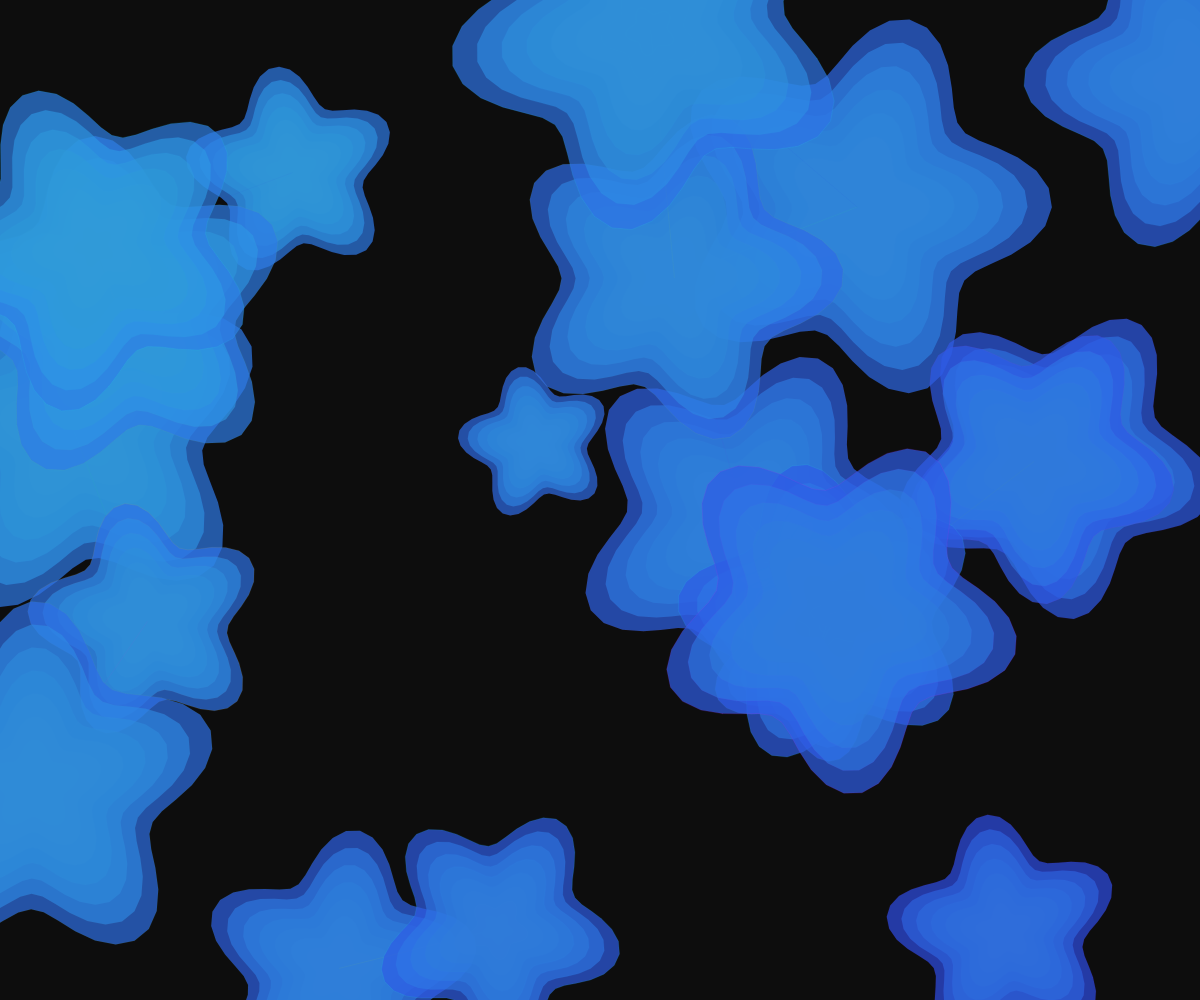
Frame 1 (no input)
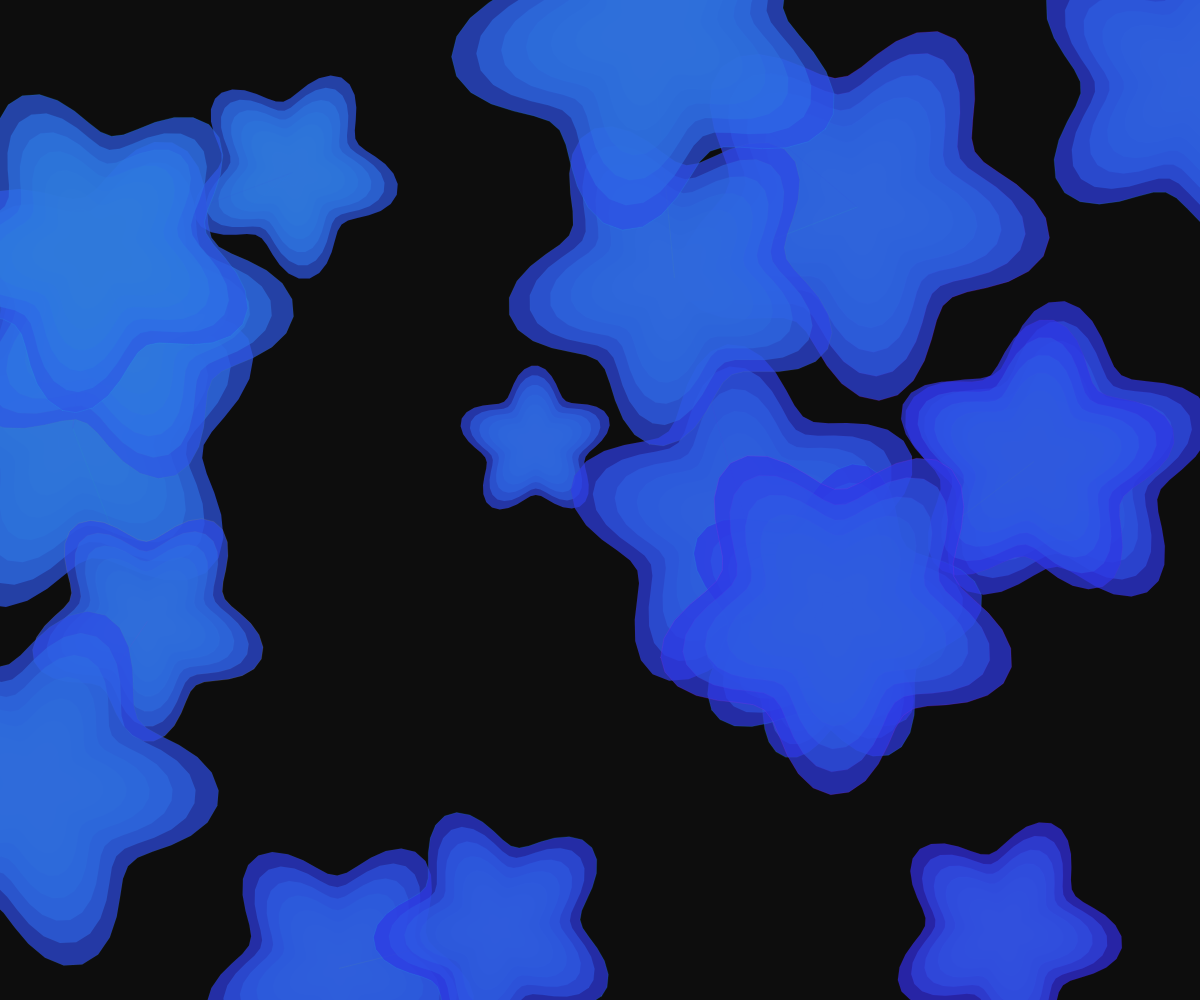
Frame 60 (no input)
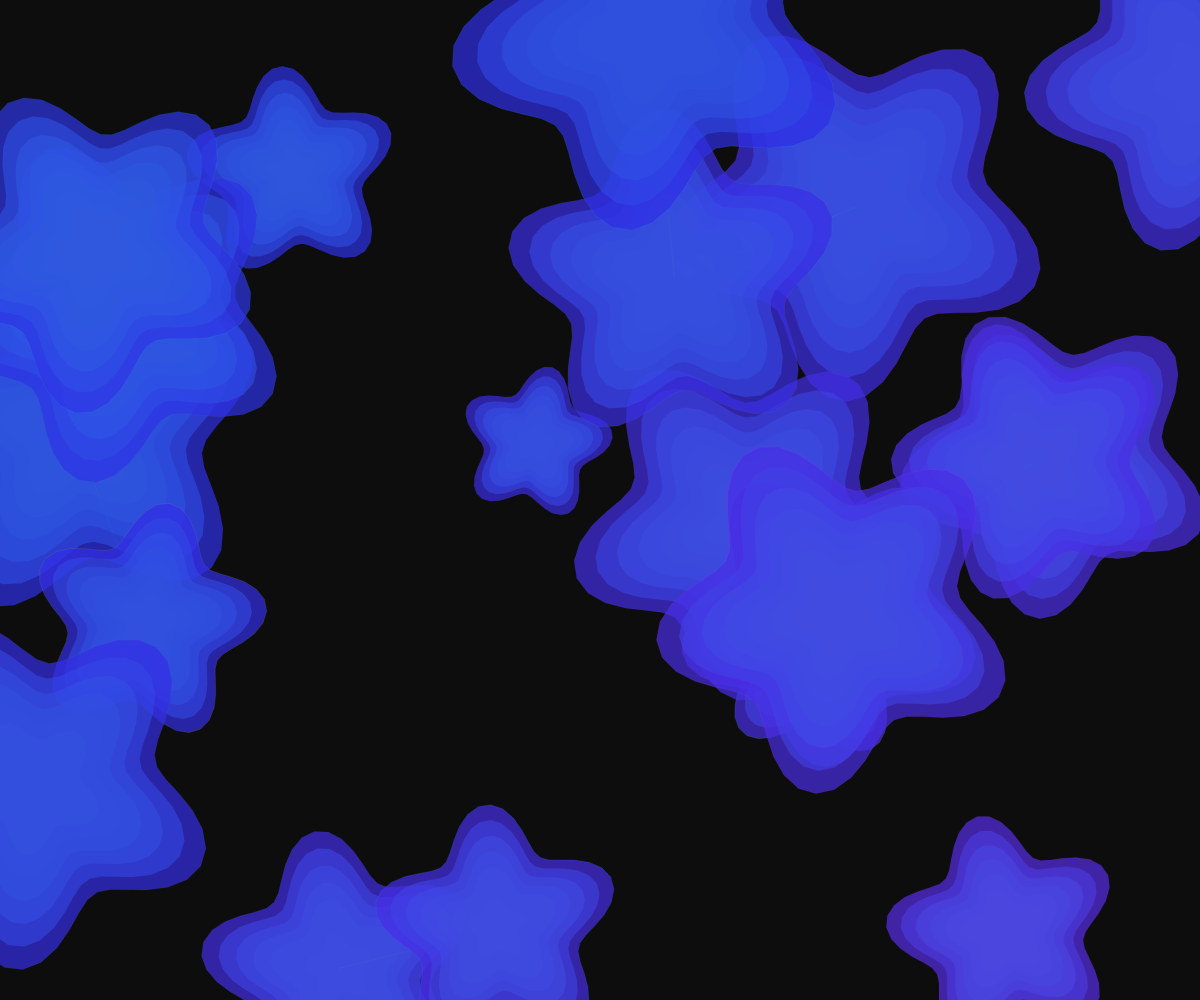
Frame 120 (the mouse pressed at the canvas centre since frame 60)

The p5.js sketch that drew these frames (run headless with seeded random() and noise() and a simulated clock; from frame 60 on, the mouse is pressed at the canvas centre):

// p5.js sketch
// ── sketch.js
let crystals = [];
let time = 0;

function setup() {
  createCanvas(windowWidth, windowHeight);
  colorMode(HSB, 360, 100, 100, 1);
  noStroke();
  
  // Initialize crystalline structures
  for (let i = 0; i < 20; i++) {
    crystals.push({
      x: random(width),
      y: random(height),
      size: random(50, 200),
      rotation: random(TWO_PI),
      segments: floor(random(5, 12)),
      speed: random(0.005, 0.02)
    });
  }
}

function draw() {
  background(0, 0, 5, 1);
  
  time += 0.01;
  
  // Draw interlocking crystal bands
  for (let i = 0; i < crystals.length; i++) {
    let c = crystals[i];
    
    // Update rotation
    c.rotation += c.speed;
    
    // Draw multiple concentric bands
    let bandCount = 8;
    for (let b = 0; b < bandCount; b++) {
      let bandRadius = c.size * (b + 1) / bandCount;
      let alpha = map(b, 0, bandCount - 1, 0.1, 0.7);
      
      // Create energy gradient effect
      let hue = (time * 20 + b * 30 + c.x * 0.01 + c.y * 0.01) % 360;
      
      fill(hue, 80, 90, alpha);
      
      beginShape();
      for (let a = 0; a < TWO_PI; a += 0.1) {
        let angle = a + c.rotation;
        let r = bandRadius * (1 + sin(time * 3 + a * 5) * 0.2);
        let x = c.x + r * cos(angle);
        let y = c.y + r * sin(angle);
        vertex(x, y);
      }
      endShape(CLOSE);
    }
    
    // Draw connecting lines between crystals
    for (let j = i + 1; j < crystals.length; j++) {
      let other = crystals[j];
      let d = dist(c.x, c.y, other.x, other.y);
      
      if (d < c.size + other.size) {
        let lineAlpha = map(d, 0, c.size + other.size, 0.3, 0.05);
        
        stroke((time * 10 + i * 20 + j * 15) % 360, 80, 90, lineAlpha);
        strokeWeight(0.5);
        line(c.x, c.y, other.x, other.y);
      }
    }
  }
}

function windowResized() {
  resizeCanvas(windowWidth, windowHeight);
}
